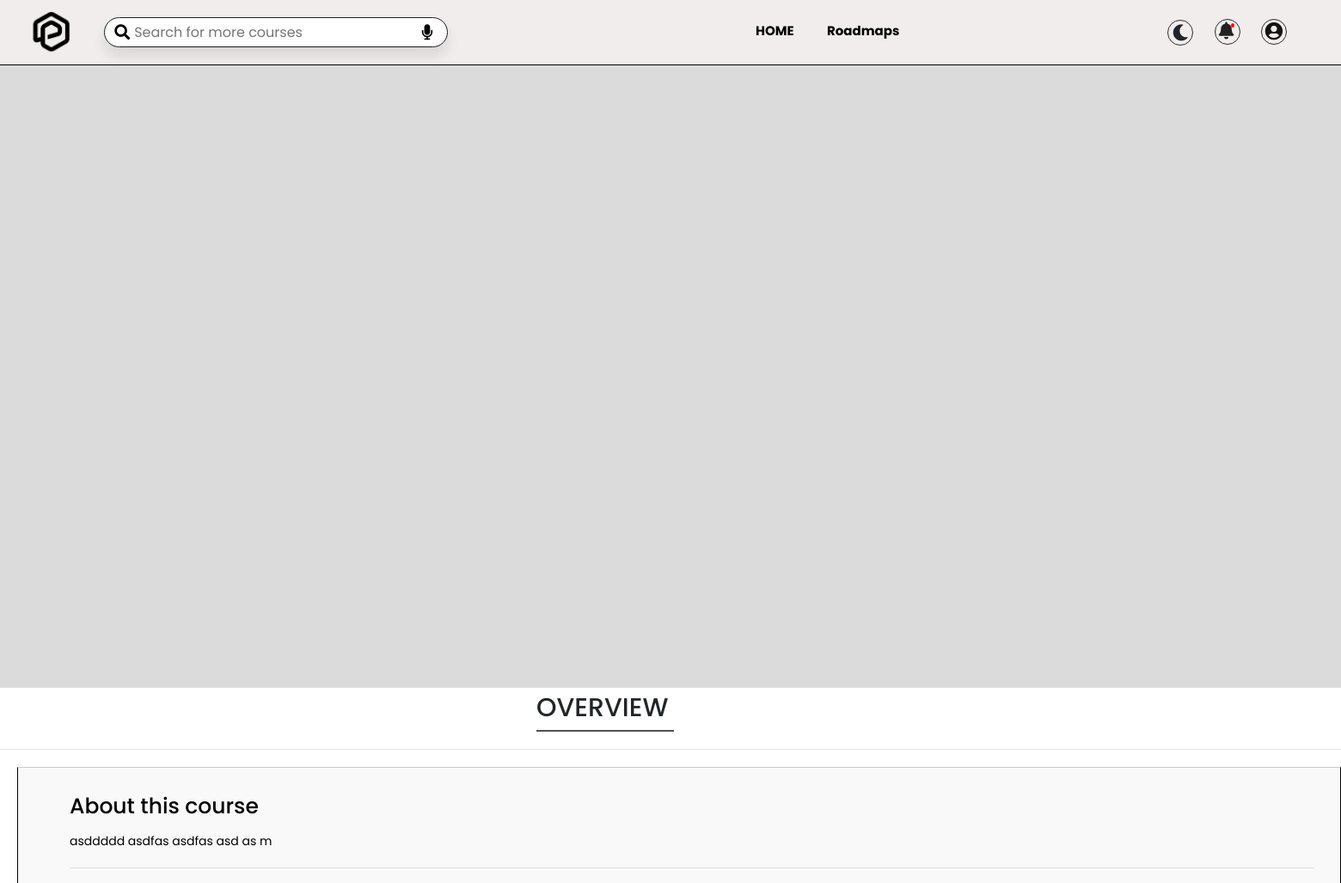
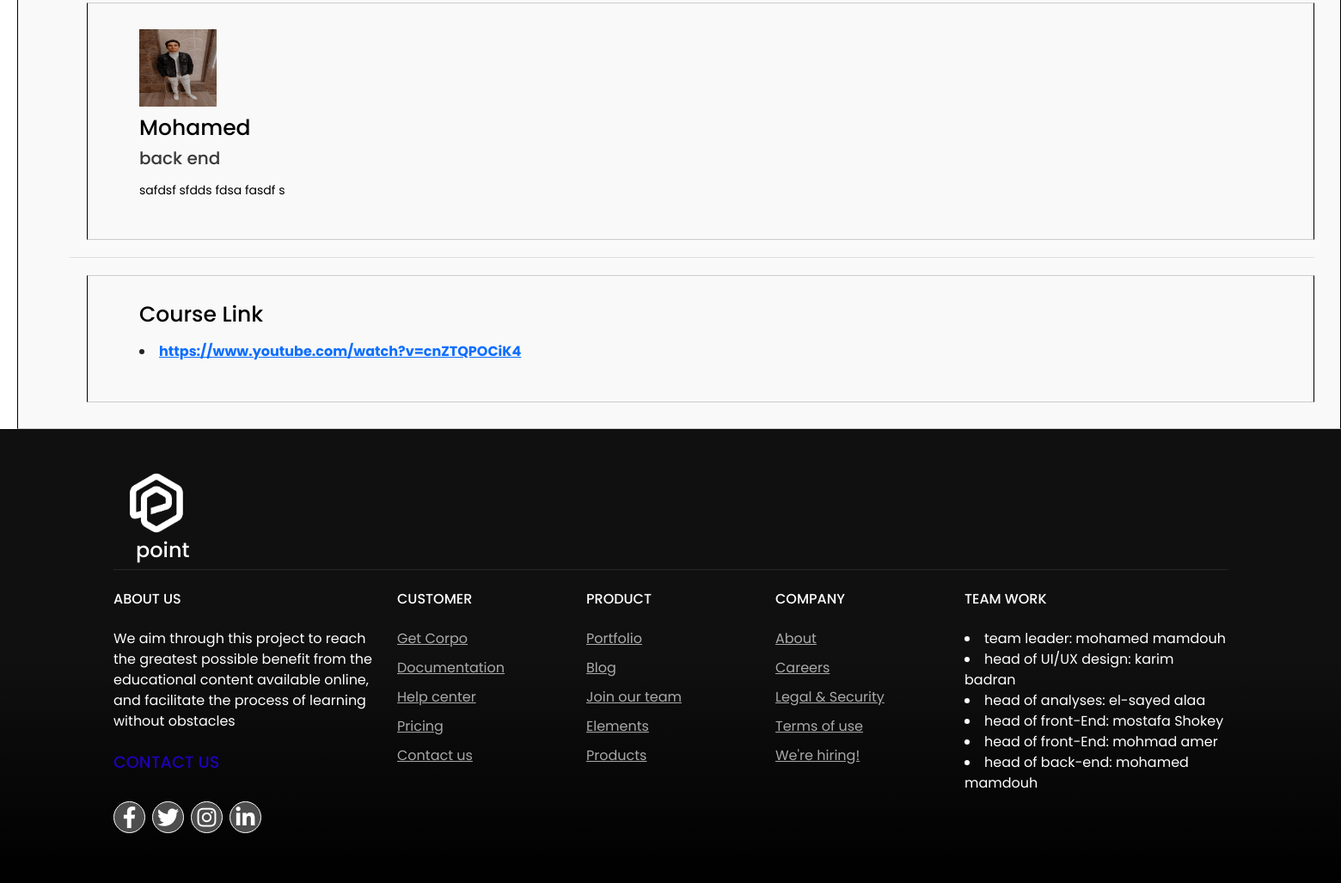
/courses/2/, run on the app's committed database (2 pictures, top to bottom).
### courses/models.py (models this page shows, shortened)
class course_content(models.Model):
    doctorname=models.CharField(_("doctor_name"), max_length=60)
    department=models.CharField(_("Department"), max_length=50)
    subtitel=models.TextField(_("about"),max_length=300,null=True,blank=True)
    subtitell=models.TextField(_("doc"),max_length=300,null=True,blank=True)
    vediourl=models.URLField(null=True,blank=True)
    urlcourses=models.URLField(null=True)
    image = models.ImageField(_("userimage"),upload_to='doctor_image' ,default=1 )

### courses/views.py (the view)
# urls.py: path('<int:id>/', views.courses_detail, name='course_detail'),
def courses_detail(request, id):
    courses_detail =course_content.objects.get(id=id)
    return render(request, 'courses/course_detail.html', {'course': courses_detail})

### courses/templates/courses/course_detail.html (shortened to what this page needs)
{% extends "base.html" %}
{% block bady %}
<section class="text-box">
    <div class="container1">
      <p>
        <iframe width="1000" height="700" src="{{ course.vediourl }}" frameborder="0" allowfullscreen></iframe>
      </p>
    </div>
</section>
    <main id="overview">
  <b><h5 class="title" >OVERVIEW</h5></b>
  <div class="main-title   position-relative">
</div>
  <hr class="separator">
  <div class="article">
    <h2>About this course</h2>
    <p> {{course.subtitel}} m</p>
  <hr class="separator">
  <div class="article">
    <div class="avatar avatar-lg rounded">
        <img src="{{course.image.url}}" title="" alt="">
  </div>
    <h2>{{course.doctorname}}</h2>
    <h4>{{course.department}}</h4>
    <p>{{course.subtitell}}</p>
  </div>
  <hr class="separator">
  <div class="article">
    <h2>Course  Link</h2>
<p><b><li><a href=" {{course.urlcourses}}">{{course.urlcourses}}</a></li></b></p>
</div>
</main>
{% endblock bady %}

### static/css/style.css (style rules this page uses)
* { font-family: 'poppins', sans-serif ; margin:0; padding:0; }
:root { --green:#505050; }
.main-title { content: ""; background-color: var(--green); position: absolute; width: 160px; height: 2px; left: 40%; }
.title { position: relative; left: 40%; margin-top: 5px; padding: 0px; margin-left: 0px; font-size: 30px; font-weight: 100px; }
body { margin-top: 0px; transition: background-color 0.3s ease; }
:root { --background-color: #fff; --logo-image: url('image/logo black.png'); }
.text-box { width:85%; color:#000000; position:absolute; top:50%; left:50%; transform:translate(-50%,-50%); text-align:center; margin-top:20px ; }
.text-box p { margin:20px 0 30px; margin-top: 20px; }
main { padding: none; margin:none; }
.article { margin-bottom: 0px; padding: 30px; border: 1px solid #ccc; border-left:1px solid #000; border-right:1px solid #000; border-radius: 0px; background-color: #f9f9f9; margin-left: 20px; padding-left: 60px; }
.article h2 { color: #000000; font-size: 25px; }
.article h4 { color: #383838; font-size: 20px; margin-top: 5px; font-family: 'poppins' sans-serif ; }
.article p { color: #000000; margin-top: 15px; font-size: 14px; font-family: 'poppins', sans-serif ; font-weight:15px ; }
.separator { margin: 20px 0; border-top: 1px solid #919090; }
a { text-decoration: none }
.avatar-lg img { width:90px; height:90px; margin-bottom: 10px; }

### data on the page
course_content: subtitel "asddddd asdfas asdfas asd as", image (picture), doctorname "Mohamed", department "back end", subtitell "safdsf sfdds fdsa fasdf s", urlcourses "https://www.youtube.com/watch?v=cnZTQPOCiK4"
